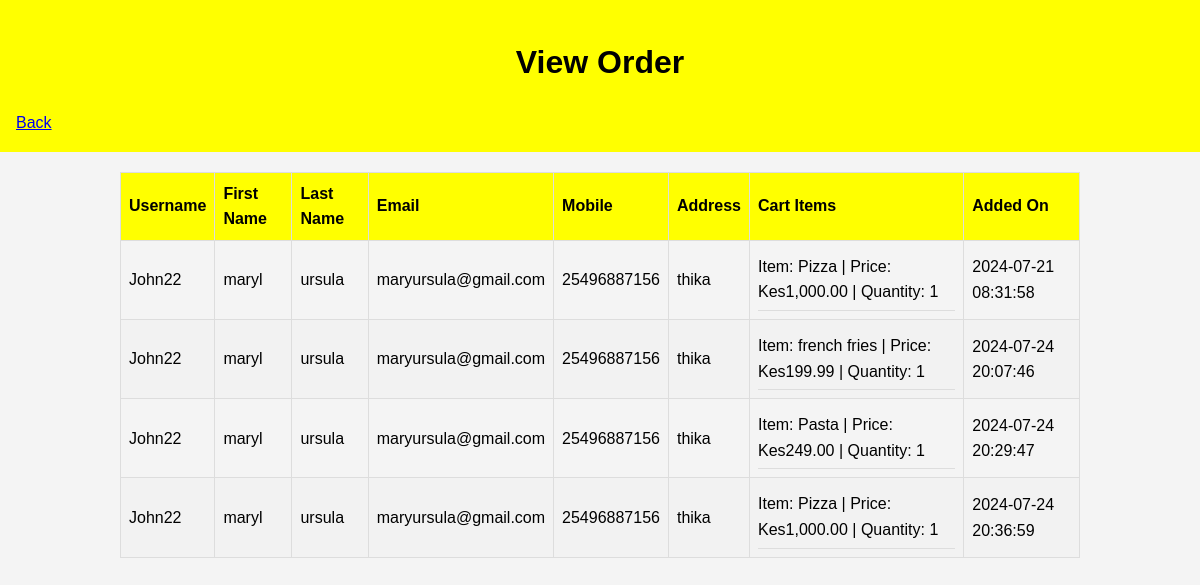
The app's page /admin_view.php with its own data.
### tables this page shows
CREATE TABLE `info` (
  `id` int(11) NOT NULL,
  `first_name` varchar(50) NOT NULL,
  `last_name` varchar(50) NOT NULL,
  `email` varchar(100) NOT NULL,
  `mobile` varchar(20) NOT NULL,
  `address` text NOT NULL,
  `cart_items` text NOT NULL,
  `username` varchar(50) NOT NULL,
  `created_at` timestamp NOT NULL DEFAULT current_timestamp(),
  `order_number` varchar(255) DEFAULT NULL
);

### admin_view.php (the view, shortened to what this page needs)
<?php
$mysqli = new mysqli("localhost", "root", "", "taste");
$sql = "SELECT username, first_name, last_name, email, mobile, address, cart_items, created_at FROM info";
$result = $mysqli->query($sql);
?>
<!DOCTYPE html>
<html lang="en">
<head>
</head>
<body>
    <header>
        <h1>View Order</h1>
        <nav style="display: flex;">
            <a href="admin_dashboard.php">Back</a>
        </nav>
    </header>
    <div class="container">
        <table>
            <thead>
                <tr>
                    <th>Username</th>
                    <th>First Name</th>
                    <th>Last Name</th>
                    <th>Email</th>
                    <th>Mobile</th>
                    <th>Address</th>
                    <th>Cart Items</th>
                    <th>Added On</th>
                </tr>
            </thead>
            <tbody>
                <?php
                if ($result->num_rows > 0) {
                    while ($row = $result->fetch_assoc()) {
                        echo "<tr>";
                        echo "<td>" . htmlspecialchars($row['username']) . "</td>";
                        echo "<td>" . htmlspecialchars($row['first_name']) . "</td>";
                        echo "<td>" . htmlspecialchars($row['last_name']) . "</td>";
                        echo "<td>" . htmlspecialchars($row['email']) . "</td>";
                        echo "<td>" . htmlspecialchars($row['mobile']) . "</td>";
                        echo "<td>" . htmlspecialchars($row['address']) . "</td>";
                        $cartItems = json_decode($row['cart_items'], true);
                        echo "<td>";
                        if ($cartItems && is_array($cartItems)) {
                            echo "<ul class='cart-items'>";
                            foreach ($cartItems as $item) {
                                $name = htmlspecialchars($item['name']);
                                $price = number_format($item['price'], 2);
                                $quantity = htmlspecialchars($item['quantity']);
                                echo "<li>Item: $name | Price: Kes$price | Quantity: $quantity</li>";
                            }
                            echo "</ul>";
                        } else {
                            echo "No items";
                        }
                        echo "</td>";
                        $added_on = htmlspecialchars($row['created_at']);
                        echo "<td>$added_on</td>";
                        echo "</tr>";
                    }
                } else {
                    echo "<tr><td colspan='8'>No records found</td></tr>";
                }
                ?>
            </tbody>
        </table>
    </div>
</body>
</html>

### admin_view.php (style rules this page uses)
body { font-family: Arial, sans-serif; line-height: 1.6; margin: 0; padding: 0; background-color: #f4f4f4; }
.container { width: 80%; margin: auto; overflow: hidden; }
header { background: yellow; color: black; padding: 1rem; text-align: center; }
table { width: 100%; margin: 20px 0; border-collapse: collapse; }
table, th, td { border: 1px solid #ddd; }
th, td { padding: 8px; text-align: left; }
th { background: yellow; color: #000; }
tr:nth-child(even) { background: #f2f2f2; }
.cart-items { list-style: none; padding: 0; margin: 0; }
.cart-items li { padding: 5px 0; border-bottom: 1px solid #ddd; }

### records on screen
info: username "John22", first_name "maryl", last_name "ursula", email "maryursula@gmail.com", mobile "25496887156", address "thika", name "Pizza", price "1,000.00", quantity "1", created_at "2024-07-21 08:31:58"
info: username "John22", first_name "maryl", last_name "ursula", email "maryursula@gmail.com", mobile "25496887156", address "thika", name "french fries", price "199.99", quantity "1", created_at "2024-07-24 20:07:46"
info: username "John22", first_name "maryl", last_name "ursula", email "maryursula@gmail.com", mobile "25496887156", address "thika", name "Pasta", price "249.00", quantity "1", created_at "2024-07-24 20:29:47"
info: username "John22", first_name "maryl", last_name "ursula", email "maryursula@gmail.com", mobile "25496887156", address "thika", name "Pizza", price "1,000.00", quantity "1", created_at "2024-07-24 20:36:59"
